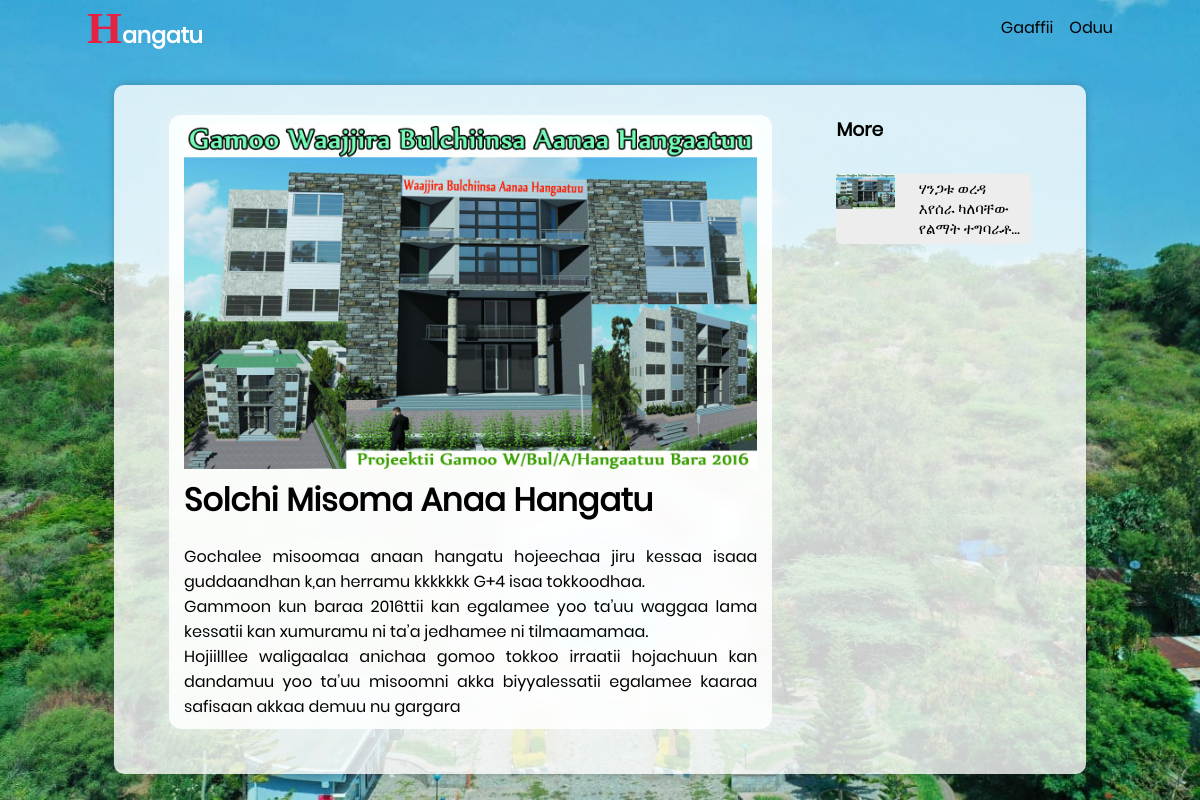
/neweso.php, run on the app's committed database.
### tables this page shows
CREATE TABLE `news` (
  `nid` int(11) NOT NULL,
  `title` longtext NOT NULL,
  `news` longtext NOT NULL,
  `ntype` varchar(255) NOT NULL,
  `date` timestamp NOT NULL DEFAULT current_timestamp(),
  `image` longtext NOT NULL
);

### neweso.php (the view, shortened to what this page needs)
<?php
$connect = new dbConnect();
$db = $connect->dbConnection();
?>
<!DOCTYPE html>
<html lang="en">
<head>
  <link rel="stylesheet" href="assets/css/style.css" />
  <link rel="stylesheet" href="assets/css/drop.css" />
</head>
<body>
  <div class="main-container">
    <nav>
      <div class="navbar">
        <a href="index.html">
          <div class="logo">Hangatu</div>
        </a>
        <ul class="togglecontainer">
          <li><a href="contact.html">Gaaffii</a></li>
          <li><a href="neweso.php">Oduu</a></li>
        </ul>
      </div>
    </nav>
    <main>
      <div class="cont">
        <?php
        $stm = $db->prepare("SELECT * FROM news WHERE ntype = 'oro' ORDER BY nid DESC LIMIT 1");
        $stm->execute();
        foreach ($stm->fetchAll() as $row) {
          $latestNews = $row['nid'];
        ?>
          <div class="cards-news">
            <img src="<?php echo str_replace('../', '', $row['image']) ?>" alt="" style="width: 100%; heght: 100%" />
            <h1 class="card-title"><?php echo $row['title'] ?></h1>
            <p class="news-desc">
              <?php echo $row['news'] ?>
            </p>
          </div>
        <?php }
        ?>
      </div>
      <div class="more">
        <h3>More</h3>
        <ul style="list-style: none;">
          <?php
          $stm = $db->prepare("SELECT * FROM news ORDER BY nid DESC LIMIT 10");
          $stm->execute();
          foreach ($stm->fetchAll() as $row) {
            $id = $row['nid'];
            if ($id == $latestNews) continue;
          ?>
            <li>
              <a href="news.php?id=<?php echo $row['nid'] ?>">
                <div class="news-card">
                  <img src="<?php echo str_replace('../', '', $row['image']) ?>" alt="" style="width: 100%; heght: 100%" />
                  <div class="newsinfo "><?php echo $row['news'] ?></div>
                </div>
              </a>
            <?php }
            ?>
        </ul>
      </div>
    </main>
  </div>
</body>
</html>

### assets/css/style.css (style rules this page uses)
* { padding: 0; margin: 0; box-sizing: border-box; }
:root { --back: "#ffffff"; --color: rgb(72, 108, 206); }
h1 { margin-bottom: 20px; }
.more h3 { margin-bottom: -30px; }
.more { position: sticky; top: 0 !important; }
body { background-color: #c4c4c4; font-family: poppins; overflow-x: hidden; background-image: url(../images/back.jpg); background-size: cover; background-position: center; background-repeat: repeat; height: 100vh; }
nav { margin-bottom: 30px; }
.navbar { width: 95%; margin: auto; display: flex; justify-content: space-between; height: 55px; align-items: center; }
.navbar ul { display: flex; list-style: none; gap: 1rem; }
a { text-decoration: none; color: inherit !important; }
.logo { font-weight: bold; font-size: 22px; color: #fff; }
.logo::first-letter { font-size: 45px; color: #e42343; font-family: serif; }
main { width: 90%; margin: auto; display: grid; grid-template-columns: 70% auto; background-color: #ffffffcb; box-shadow: 0px 0px 10px -2px rgba(47, 47, 47, 0.454); padding: 30px 55px; gap: 4rem; border-radius: 10px; }
.navbar ul li { white-space: nowrap; display: flex; }
p { text-align: justify; }
.more ul { margin-top: 60px; }
.more ul li { color: var(--color); }
.main-container { position: absolute; top: 0; left: 0; right: 0; bottom: 0; width: 90%; margin: auto; }
.cards-news { width: 100%; backdrop-filter: blur(6px) saturate(180%); -webkit-backdrop-filter: blur(6px) saturate(180%); background-color: rgba(255, 255, 255, 0.87); border-radius: 12px; border: 1px solid rgba(209, 213, 219, 0.3); position: relative; border: none; box-shadow: 0px 0px 16px 5px rgba(255, 255, 255, 0.18); -webkit-box-shadow: 0px 0px 16px 5px rgba(255, 255, 255, 0.18); -moz-box-shadow: 0px 0px 16px 5px rgba(255, 255, 255, 0.18); padding: 10px 15px; margin-bottom: 15px; word-wrap: wrap; }
.newsinfo { display: -webkit-box; line-clamp: 3; -webkit-line-clamp: 3; -webkit-box-orient: vertical; overflow: hidden; padding: 5px 8px; }
.news-card { display: grid; grid-template-columns: 30% 1fr; gap: 1rem; background-color: #ededed; margin-bottom: 5px; border-radius: 5px; line-height: 20px; font-size: 15px; color: #000; }

### data on the page
news: image (picture), title "Solchi Misoma Anaa Hangatu", news "Gochalee misoomaa anaan hangatu hojeechaa jiru kessaa isaaa guddaandhan k,an herramu kkkkkkk G+4 isaa tokkoodhaa. Gammoon kun baraa 2016ttii kan egalamee yoo ta’uu waggaa lama kessatii kan xumuramu ni ta’a jedhamee ni tilmaamamaa. Hojiilllee waligaalaa anichaa gomoo tokkoo irraatii hojachuun kan dandamuu yoo ta’uu misoomni akka biyyalessatii egalamee kaaraa safisaan akkaa demuu nu gargara"
news: image (picture), news "ሃንጋቱ ወረዳ እየሰራ ካለባቸው የልማት…"
